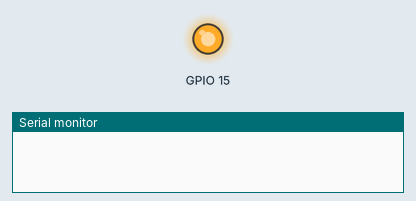
This sketch was run on a simulated ESP32. Parts: output pins drawn as LEDs (lit = HIGH), the last lines printed to the serial monitor. WiFi joins after 1.5 s; servers stay silent unless stated; the camera gives no picture.

Above: at 0.4 s.
At 2.9 s:
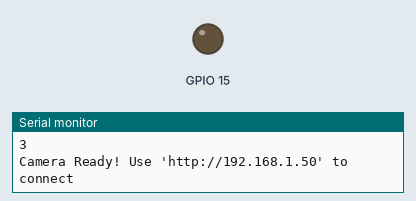
Timing chart, 0 to 4.4 s (numbered marks = the images above):
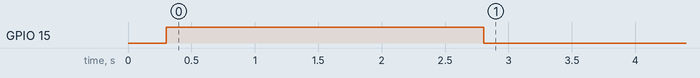

The sketch:

CameraWebServer.ino
```cpp
#include "esp_camera.h"
#include <WiFi.h>

//
// WARNING!!! Make sure that you have either selected ESP32 Wrover Module,
//            or another board which has PSRAM enabled
//

// Select camera model
//#define CAMERA_MODEL_WROVER_KIT
//#define CAMERA_MODEL_ESP_EYE
//#define CAMERA_MODEL_M5STACK_PSRAM
//#define CAMERA_MODEL_M5STACK_WIDE
#define CAMERA_MODEL_AI_THINKER

#include "camera_pins.h"

const char* ssid = "";
const char* password = "";

int conAttempts = 0;
const int maxAttempts = 10;

// Set your Static IP address
IPAddress local_IP(10, 0, 0, 111);
// Set your Gateway IP address
IPAddress gateway(10, 0, 0, 138);
IPAddress subnet(255, 255, 255, 0);

void startCameraServer();

void setup() {
  Serial.begin(115200);
  Serial.setDebugOutput(true);
  Serial.println();

  camera_config_t config;
  config.ledc_channel = LEDC_CHANNEL_0;
  config.ledc_timer = LEDC_TIMER_0;
  config.pin_d0 = Y2_GPIO_NUM;
  config.pin_d1 = Y3_GPIO_NUM;
  config.pin_d2 = Y4_GPIO_NUM;
  config.pin_d3 = Y5_GPIO_NUM;
  config.pin_d4 = Y6_GPIO_NUM;
  config.pin_d5 = Y7_GPIO_NUM;
  config.pin_d6 = Y8_GPIO_NUM;
  config.pin_d7 = Y9_GPIO_NUM;
  config.pin_xclk = XCLK_GPIO_NUM;
  config.pin_pclk = PCLK_GPIO_NUM;
  config.pin_vsync = VSYNC_GPIO_NUM;
  config.pin_href = HREF_GPIO_NUM;
  config.pin_sscb_sda = SIOD_GPIO_NUM;
  config.pin_sscb_scl = SIOC_GPIO_NUM;
  config.pin_pwdn = PWDN_GPIO_NUM;
  config.pin_reset = RESET_GPIO_NUM;
  config.xclk_freq_hz = 20000000;
  config.pixel_format = PIXFORMAT_JPEG;
  //init with high specs to pre-allocate larger buffers
  if(psramFound()){
    config.frame_size = FRAMESIZE_SVGA;
    config.jpeg_quality = 25; // Default 10
    config.fb_count = 2;
  } else {
    config.frame_size = FRAMESIZE_SVGA;
    config.jpeg_quality = 12;
    config.fb_count = 1;
  }

#if defined(CAMERA_MODEL_ESP_EYE)
  pinMode(13, INPUT_PULLUP);
  pinMode(14, INPUT_PULLUP);
#endif

pinMode(15, OUTPUT);

  // camera init
  esp_err_t err = esp_camera_init(&config);
  if (err != ESP_OK) {
    Serial.printf("Camera init failed with error 0x%x", err);
    return;
  }

  sensor_t * s = esp_camera_sensor_get();
  //initial sensors are flipped vertically and colors are a bit saturated
  if (s->id.PID == OV3660_PID) {
    s->set_vflip(s, 1);//flip it back
    s->set_brightness(s, 1);//up the blightness just a bit
    s->set_saturation(s, -2);//lower the saturation
  }
  //drop down frame size for higher initial frame rate
  s->set_framesize(s, FRAMESIZE_QVGA);

#if defined(CAMERA_MODEL_M5STACK_WIDE)
  s->set_vflip(s, 1);
  s->set_hmirror(s, 1);
#endif

  //Setup for static ip
  if(!WiFi.config(local_IP, gateway, subnet)) {
    Serial.println("STA Failed to configure");
  }

  WiFi.begin(ssid, password);
  digitalWrite(15, HIGH);

  while (WiFi.status() != WL_CONNECTED && conAttempts < maxAttempts) {
    delay(1000);
    conAttempts++;
    Serial.println("Attempting to connect to Network (" + String(conAttempts) + ")");
  }

  if(WiFi.status() != WL_CONNECTED){
    Serial.println("");
    Serial.println("Connection to Network unsuccessfull. Restarting device...");
    restartESP32Cam();
  }
  Serial.println("");
  Serial.println("WiFi connected");
  Serial.println(WiFi.status());

  delay(500);
  digitalWrite(15, LOW);
  startCameraServer();

  Serial.print("Camera Ready! Use 'http://");
  Serial.print(WiFi.localIP());
  Serial.println("' to connect");
}

void restartESP32Cam()
{
  digitalWrite(15, HIGH);
  Serial.println("Device restarting in 5 seconds.");
  delay(1500);
  esp_sleep_enable_timer_wakeup(1000 * 5);
  esp_deep_sleep_start();
}
void loop() {
  if ( WiFi.status() != WL_CONNECTED ) {
    // We just lost the WiFi connection
    Serial.println("Connection lost. Restarting device");
    restartESP32Cam();
  }
  delay(10000);
}
```

camera_pins.h
```cpp
#if defined(CAMERA_MODEL_WROVER_KIT)
#define PWDN_GPIO_NUM    -1
#define RESET_GPIO_NUM   -1
#define XCLK_GPIO_NUM    21
#define SIOD_GPIO_NUM    26
#define SIOC_GPIO_NUM    27

#define Y9_GPIO_NUM      35
#define Y8_GPIO_NUM      34
#define Y7_GPIO_NUM      39
#define Y6_GPIO_NUM      36
#define Y5_GPIO_NUM      19
#define Y4_GPIO_NUM      18
#define Y3_GPIO_NUM       5
#define Y2_GPIO_NUM       4
#define VSYNC_GPIO_NUM   25
#define HREF_GPIO_NUM    23
#define PCLK_GPIO_NUM    22

#elif defined(CAMERA_MODEL_ESP_EYE)
#define PWDN_GPIO_NUM    -1
#define RESET_GPIO_NUM   -1
#define XCLK_GPIO_NUM    4
#define SIOD_GPIO_NUM    18
#define SIOC_GPIO_NUM    23

#define Y9_GPIO_NUM      36
#define Y8_GPIO_NUM      37
#define Y7_GPIO_NUM      38
#define Y6_GPIO_NUM      39
#define Y5_GPIO_NUM      35
#define Y4_GPIO_NUM      14
#define Y3_GPIO_NUM      13
#define Y2_GPIO_NUM      34
#define VSYNC_GPIO_NUM   5
#define HREF_GPIO_NUM    27
#define PCLK_GPIO_NUM    25

#elif defined(CAMERA_MODEL_M5STACK_PSRAM)
#define PWDN_GPIO_NUM     -1
#define RESET_GPIO_NUM    15
#define XCLK_GPIO_NUM     27
#define SIOD_GPIO_NUM     25
#define SIOC_GPIO_NUM     23

#define Y9_GPIO_NUM       19
#define Y8_GPIO_NUM       36
#define Y7_GPIO_NUM       18
#define Y6_GPIO_NUM       39
#define Y5_GPIO_NUM        5
#define Y4_GPIO_NUM       34
#define Y3_GPIO_NUM       35
#define Y2_GPIO_NUM       32
#define VSYNC_GPIO_NUM    22
#define HREF_GPIO_NUM     26
#define PCLK_GPIO_NUM     21

#elif defined(CAMERA_MODEL_M5STACK_WIDE)
#define PWDN_GPIO_NUM     -1
#define RESET_GPIO_NUM    15
#define XCLK_GPIO_NUM     27
#define SIOD_GPIO_NUM     22
#define SIOC_GPIO_NUM     23

#define Y9_GPIO_NUM       19
#define Y8_GPIO_NUM       36
#define Y7_GPIO_NUM       18
#define Y6_GPIO_NUM       39
#define Y5_GPIO_NUM        5
#define Y4_GPIO_NUM       34
#define Y3_GPIO_NUM       35
#define Y2_GPIO_NUM       32
#define VSYNC_GPIO_NUM    25
#define HREF_GPIO_NUM     26
#define PCLK_GPIO_NUM     21

#elif defined(CAMERA_MODEL_AI_THINKER)
#define PWDN_GPIO_NUM     32
#define RESET_GPIO_NUM    -1
#define XCLK_GPIO_NUM      0
#define SIOD_GPIO_NUM     26
#define SIOC_GPIO_NUM     27

#define Y9_GPIO_NUM       35
#define Y8_GPIO_NUM       34
#define Y7_GPIO_NUM       39
#define Y6_GPIO_NUM       36
#define Y5_GPIO_NUM       21
#define Y4_GPIO_NUM       19
#define Y3_GPIO_NUM       18
#define Y2_GPIO_NUM        5
#define VSYNC_GPIO_NUM    25
#define HREF_GPIO_NUM     23
#define PCLK_GPIO_NUM     22

#else
#error "Camera model not selected"
#endif
```
